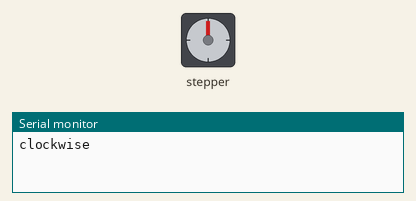
Simulated run of this sketch. Board: Arduino Uno, built with avr-gcc and run on an emulated ATmega328P. On the bench: stepper motor, the last lines printed to the serial monitor. Stepper angles assume 2048 steps per turn.

Above: at 0.15 s.
At 9.47 s:
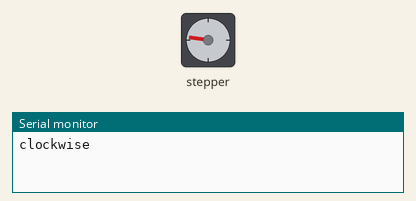
At 19.95 s:
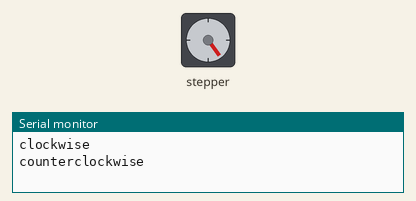
At 39.69 s:
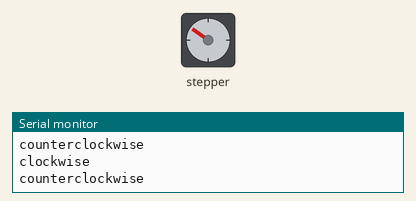
Timing chart, 0 to 40.0 s (numbered marks = the images above):
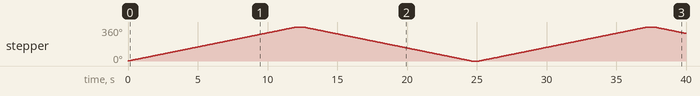

Measured:
- by itself, stepper: turns 360° clockwise in 12.1 s, then 360° counter-clockwise in 12.0 s, then 360° clockwise in 12.1 s, then 67° counter-clockwise in 2.2 s

The sketch:

LCD.ino
```cpp
#include <Stepper.h>

const int stepsPerRevolution = 2048;
// change this to fit the number of steps per revolution
// for your motor

// initialize the stepper library on pins 8 through 11:
Stepper myStepper(stepsPerRevolution, 8, 10, 9, 11);

void setup() {
  // set the speed at 60 rpm:
  myStepper.setSpeed(5);
  // initialize the serial port:
  Serial.begin(9600);
}

void loop() {
  // step one revolution  in one direction:
  Serial.println("clockwise");
  myStepper.step(stepsPerRevolution);
  delay(500);

  // step one revolution in the other direction:
  Serial.println("counterclockwise");
  myStepper.step(-stepsPerRevolution);
  delay(500);
}
```
